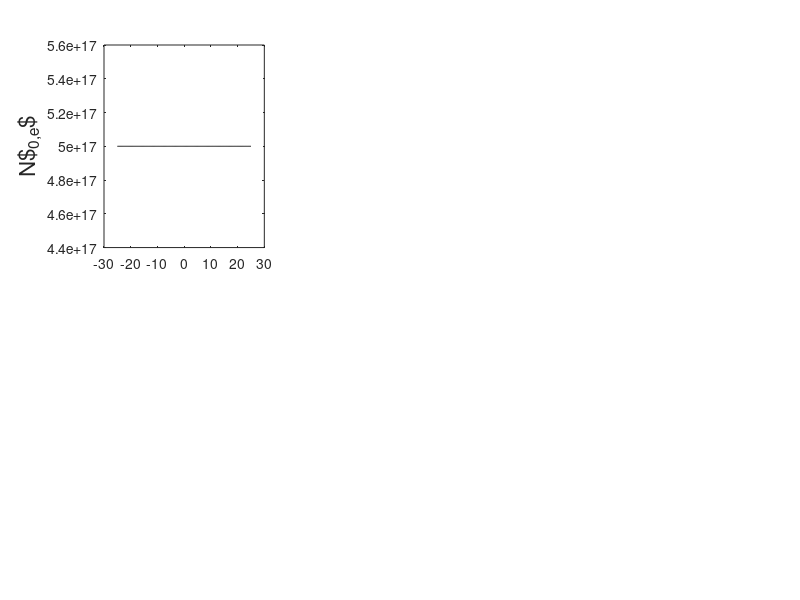

Recreate this plot in MATLAB. (Note: this script raises an error after producing the figure.)
%----------------------------------------%
% main script for 1D DVE loop            %
% rlbarnett c3149416 061117              %
%----------------------------------------%

%--
% constants
mu0 = 4.0*pi*1.0e-7;
eps0 = 8.85e-12;
c0 = 1.0/sqrt(eps0*mu0);

%--
% magnetic field (tesla)
B0 = 2.6;

%--
% driver freq
freq = 51.0e6;
om = 2.0*pi*freq;
k0 = om/c0;
wavel0 = (2*pi)/k0;

%--
% define wavenumbers ky and kz (/m); use values given in van eester section IV?? No
% others mentioned
ky = 5.0;
kz = 0.0;

%--
% "common local derivatives for N0, v||^2, static potential and
% ponderomotive potential" 
lamby = 0.0;
lambz = 0.0;

%--
% spatial domain
npts = 256;
xmin = -25.0;
xmax = 25.0;
dx = (xmax - xmin)/(npts - 1);
% npts = ((xmax - xmin)/dx);
xax = linspace(xmin, xmax, npts);
% xax = xmin:dx:xmax;
% dx = (xmax - xmin)/(npts - 1);

%--
% background density -- set to zero for vacuum case
Nmax = 5.0e17;
N0 = Nmax*ones(1,npts);

%--
% initialise perturbed density as zero
N1 = zeros(1,npts);
N1e = N1;
N1i = N1;

%--
% initialise perturbed velocity as zero
v1 = zeros(1,npts);
v1e = v1;
v1i = v1;

%--
% electron constants
e = -1.6022e-19;
me = 9.11e-31*ones(1,npts);

% pd1 = makedist('HalfNormal','sigma',0.005);
np_bound = floor(0.05*npts);
% ax = linspace(0,0.04,np_bound);
% pdf1 = pdf(pd1,ax);
% pdf1 = pdf1/max(pdf1);
ax = linspace(0,pi/2,np_bound);
test = cos(ax);
damp = 0.0;%max(me)*test;

me(1:np_bound) = me(1:np_bound) + 1i*damp;
me(end-(np_bound-1):end) = me(end-(np_bound-1):end) + 1i*fliplr(damp);

%--
% temperature
T_ev = 15.0;

%--
% thermal velocity
vt = sqrt((T_ev*abs(e)) ./ me);

%--
% ion constants (95% D, 5% H)
qd = abs(e);
mp = 1.67e-27;
md = 2.0*mp*ones(1,npts);
md(1:np_bound) = md(1:np_bound) + 1i*damp;
md(end-(np_bound-1):end) = md(end-(np_bound-1):end) + 1i*fliplr(damp);

qh = abs(e);
mh = mp*ones(1,npts);
mh(1:np_bound) = mh(1:np_bound) + 1i*damp;
mh(end-(np_bound-1):end) = mh(end-(np_bound-1):end) + 1i*fliplr(damp);

%-- 
% cyclotron frequencies
om_ce = e*B0./me;
om_cd = qd*B0./md;
om_ch = qh*B0./mh;

%--
% rotation matrix
alpha = 0.5;
beta = 0.5;

r11 = cos(beta)*cos(alpha);
r12 = cos(beta)*sin(alpha);
r13 = -sin(beta);
r21 = -sin(alpha);
r22 = cos(alpha);
r23 = 0.0;
r31 = sin(beta)*cos(alpha);
r32 = sin(beta)*sin(alpha);
r33 = cos(beta);

rot = [[r11, r12, r13]
     [r21, r22, r23]
     [r31, r32, r33]];
 
e_para = rot(3,:);
Bvec = B0*e_para;

%--
% electron calcs; density, plasma frequency 
N0e = 1.0*N0;
om_pe = sqrt(N0e*e^2./(me*eps0));

%--
% ion calcs (95% D, 5% H); density, plasma frequency
N0d = 0.95*N0;
om_pd = sqrt(N0d*qd^2./(md*eps0));
N0h = 0.05*N0;
om_ph = sqrt(N0h*qh^2./(mh*eps0));
N0i = N0h + N0d;

nmax = 10;

%%

% for iter=1:nmax
    
%     tic

%--
% plot electron densities
figure(1);
set(gcf,'Position',[0   536   824   419])
% suptitle(['Iteration ' num2str(iter)])

subplot(2,3,1)
plot(xax,N0e,'k')
ylabel('N$_{0,e}$','Fontsize',16)
ytickformat('%.2f')

subplot(2,3,2)
plot(xax,N1e,'k')
ylabel('N$_{1,e}$','Fontsize',16)
ytickformat('%.2f')

hold on

%--
% poisson solve for static potential -- solution (output) "static_pot"

poisson_sol;%(Ne, Nh, Nd, lamby, lambz, e, eps0, dx, npts);

%--
% plot static potential
subplot(2,3,3)
plot(xax,static_pot,'r')
ylabel('$\phi$ (V)','Fontsize',16)
ytickformat('%.2f')

%--
% static electric field calculation -- solution (output) "static_e(x,y,z)"

static_e;

%--
% plot static electric field solutions
subplot(2,3,4)
plot(xax,static_ex,'k')
ylabel('E$_{0,ex}$','Fontsize',16)
ytickformat('%.2f')

subplot(2,3,5)
plot(xax,static_ey,'k')
ylabel('E$_{0,ey}$','Fontsize',16)
ytickformat('%.2f')

subplot(2,3,6)
plot(xax,static_ez,'k')
ylabel('E$_{0,ez}$','Fontsize',16)
ytickformat('%.2f')

hold off
drawnow

%--
% wave solver to find rf electric field -- solution (output) "rf_e(x,y,z)"

wave_sol;

%--
% call dispersion relation script
dispersion;

%%

%--
% plot rf wave solutions
figure(2);
set(gcf,'Position',[859   536   824   419])
% suptitle(['Iteration ' num2str(iter)])

subplot(3,3,1)
plot(xax,real(rf_ex),'k')
hold on
plot(xax,imag(rf_ex),'--b')
legend('Re[Ex]', 'Im[Ex]', 'Location', 'northwest') 
ylabel('E$_{1,ex}$','Fontsize',16)
ytickformat('%.2f')

subplot(3,3,2)
plot(xax,real(rf_ey),'k')
hold on
plot(xax,imag(rf_ey),'--b')
ylabel('E$_{1,ey}$','Fontsize',16)
ytickformat('%.2f')

subplot(3,3,3)
plot(xax,real(rf_ez),'k')
hold on
plot(xax,imag(rf_ez),'--b')
ylabel('E$_{1,ez}$','Fontsize',16)
ytickformat('%.2f')

hold on

%--
% ponderomotive acceleration calculation -- solution (output)
% "a_pond(x,y,z)"

a_pond;

%--
% plot ponderomotive potential and accelerations
subplot(3,3,4)
plot(xax,pond_pote,'r')
ylabel('$\Theta$','Fontsize',16)
ytickformat('%.2f')

subplot(3,3,7)
plot(xax,a_pondex,'k')
ylabel('$(-\nabla\Theta)_x$','Fontsize',16)
ytickformat('%.2f')

subplot(3,3,8)
plot(xax,a_pondey,'k')
ylabel('$(-\nabla\Theta)_y$','Fontsize',16)
ytickformat('%.2f')

subplot(3,3,9)
plot(xax,a_pondez,'k')
ylabel('$(-\nabla\Theta)_z$','Fontsize',16)
ytickformat('%.2f')

hold off
drawnow

%--
% pressure term -- solution (output) "press(x,y,z)"

pressure;

%--
% plot pressures
figure(3);
set(gcf,'Position',[6    60   824   419])
% suptitle(['Iteration ' num2str(iter)])

subplot(3,3,1)
plot(xax,pressex,'k')
ylabel('$(\nabla N_0/N_0)_x$','Fontsize',16)
ytickformat('%.2f')

subplot(3,3,2)
plot(xax,pressey,'k')
ylabel('$(\nabla N_0/N_0)_y$','Fontsize',16)
ytickformat('%.2f')

subplot(3,3,3)
plot(xax,pressez,'k')
ylabel('$(\nabla N_0/N_0)_z$','Fontsize',16)
ytickformat('%.2f')

hold on

%--
% calculate perpendicular drift velocities analytically -- solution
% (output) "v_perp(1,2)"

v_drift;


%--
% calculate perturbed velocity

fastv_update;

%--
% plot perpendicular drift velocities
subplot(3,3,4)
plot(xax,vd_perp1e,'k')
ylabel('v$_{e\perp,1}$','Fontsize',16)
ytickformat('%.2f')

subplot(3,3,5)
plot(xax,vd_perp2e,'k')
ylabel('v$_{e\perp,2e}$','Fontsize',16)
ytickformat('%.2f')

%--
% solve equation 23 (DVE 2015): slow time scale continuity equation yielding v
% parallel -- solution (output)

cont_slow;

%--
% plot parallel drift velocity and perturbed velocity
subplot(3,3,6)
plot(xax,v_parae,'k')
ylabel('v$_{e\parallel}$','Fontsize',16)
ytickformat('%.2f')

subplot(3,3,7)
plot(xax,v1e(1,:),'r')
hold on
plot(xax,v1e(2,:))
plot(xax,v1e(3,:))
ylabel('v$_{1,e}$','Fontsize',16)
legend('$v1_{e,x}$','$v1_{e,y}$','$v1_{e,z}$')
ytickformat('%.2f')
hold off

hold off
drawnow

%--
% solve equation 24 (DVE 2015): slow time scale parallel equation of motion yielding log(N0) 
% -- solution (output)

% eqofmot_slow;


%--
% solve equation 25 (DVE 2015): fast time scale continuity equation
% yielding the perturbed density 

% cont_fast;

%     toc
    
%     end
